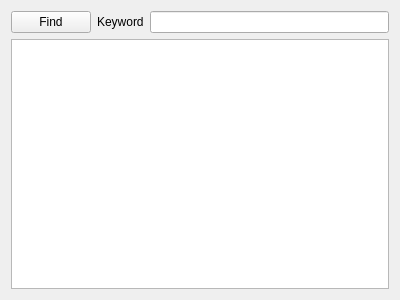
<?xml version="1.0" encoding="UTF-8"?>
<ui version="4.0">
 <class>TextFinder</class>
 <widget class="QWidget" name="TextFinder">
  <property name="geometry">
   <rect>
    <x>0</x>
    <y>0</y>
    <width>400</width>
    <height>300</height>
   </rect>
  </property>
  <property name="windowTitle">
   <string>TextFinder</string>
  </property>
  <layout class="QVBoxLayout" name="verticalLayout">
   <item>
    <layout class="QHBoxLayout" name="horizontalLayout">
     <item>
      <widget class="QPushButton" name="findButton">
       <property name="text">
        <string>Find</string>
       </property>
      </widget>
     </item>
     <item>
      <widget class="QLabel" name="label">
       <property name="text">
        <string>Keyword</string>
       </property>
      </widget>
     </item>
     <item>
      <widget class="QLineEdit" name="lineEdit"/>
     </item>
    </layout>
   </item>
   <item>
    <widget class="QTextEdit" name="textEdit"/>
   </item>
  </layout>
 </widget>
 <layoutdefault spacing="6" margin="11"/>
 <resources/>
 <connections/>
</ui>
